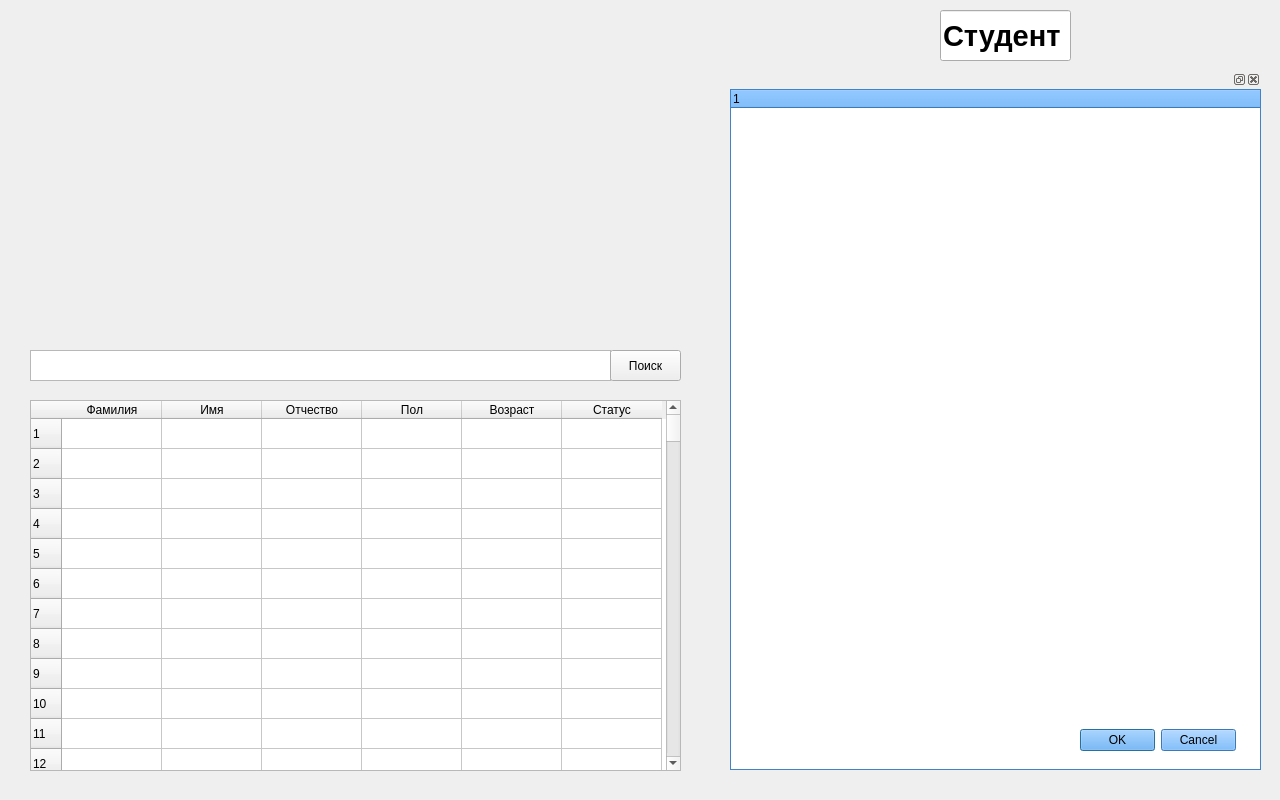
<?xml version="1.0" encoding="UTF-8"?>
<ui version="4.0">
 <class>DialogStudents</class>
 <widget class="QDialog" name="DialogStudents">
  <property name="geometry">
   <rect>
    <x>0</x>
    <y>0</y>
    <width>1280</width>
    <height>800</height>
   </rect>
  </property>
  <property name="windowTitle">
   <string>Dialog</string>
  </property>
  <property name="windowIcon">
   <iconset>
    <normaloff>../../fon_end.png</normaloff>../../fon_end.png</iconset>
  </property>
  <widget class="QLabel" name="label_pageStudents">
   <property name="geometry">
    <rect>
     <x>0</x>
     <y>0</y>
     <width>1280</width>
     <height>800</height>
    </rect>
   </property>
   <property name="text">
    <string/>
   </property>
   <property name="pixmap">
    <pixmap>../../fon_end.png</pixmap>
   </property>
  </widget>
  <widget class="QLineEdit" name="lineEdit">
   <property name="geometry">
    <rect>
     <x>940</x>
     <y>10</y>
     <width>131</width>
     <height>51</height>
    </rect>
   </property>
   <property name="font">
    <font>
     <pointsize>22</pointsize>
     <weight>75</weight>
     <bold>true</bold>
    </font>
   </property>
   <property name="text">
    <string>Студент</string>
   </property>
  </widget>
  <widget class="QTableWidget" name="tableStudents">
   <property name="geometry">
    <rect>
     <x>30</x>
     <y>400</y>
     <width>651</width>
     <height>371</height>
    </rect>
   </property>
   <property name="frameShape">
    <enum>QFrame::StyledPanel</enum>
   </property>
   <property name="frameShadow">
    <enum>QFrame::Raised</enum>
   </property>
   <property name="sizeAdjustPolicy">
    <enum>QAbstractScrollArea::AdjustToContents</enum>
   </property>
   <property name="rowCount">
    <number>1000</number>
   </property>
   <property name="columnCount">
    <number>6</number>
   </property>
   <row/>
   <row/>
   <row/>
   <row/>
   <row/>
   <row/>
   <row/>
   <row/>
   <row/>
   <row/>
   <row/>
   <row/>
   <row/>
   <row/>
   <row/>
   <row/>
   <row/>
   <row/>
   <row/>
   <row/>
   <row/>
   <row/>
   <row/>
   <row/>
   <row/>
   <row/>
   <row/>
   <row/>
   <row/>
   <row/>
   <row/>
   <row/>
   <row/>
   <row/>
   <row/>
   <row/>
   <row/>
   <row/>
   <row/>
   <row/>
   <row/>
   <row/>
   <row/>
   <row/>
   <row/>
   <row/>
   <row/>
   <row/>
   <row/>
   <row/>
   <row/>
   <row/>
   <row/>
   <row/>
   <row/>
   <row/>
   <row/>
   <row/>
   <row/>
   <row/>
   <row/>
   <row/>
   <row/>
   <row/>
   <row/>
   <row/>
   <row/>
   <row/>
   <row/>
   <row/>
   <row/>
   <row/>
   <row/>
   <row/>
   <row/>
   <row/>
   <row/>
   <row/>
   <row/>
   <row/>
   <row/>
   <row/>
   <row/>
   <row/>
   <row/>
   <row/>
   <row/>
   <row/>
   <row/>
   <row/>
   <row/>
   <row/>
   <row/>
   <row/>
   <row/>
   <row/>
   <row/>
   <row/>
   <row/>
   <row/>
   <row/>
   <row/>
   <row/>
   <row/>
   <row/>
   <row/>
   <row/>
   <row/>
   <row/>
   <row/>
   <row/>
   <row/>
   <row/>
   <row/>
   <row/>
   <row/>
   <row/>
   <row/>
   <row/>
   <row/>
   <row/>
   <row/>
   <row/>
   <row/>
   <row/>
   <row/>
   <row/>
   <row/>
   <row/>
   <row/>
   <row/>
   <row/>
   <row/>
   <row/>
   <row/>
   <row/>
   <row/>
   <row/>
   <row/>
   <row/>
   <row/>
   <row/>
   <row/>
   <row/>
   <row/>
   <row/>
   <row/>
   <row/>
   <row/>
   <row/>
   <row/>
   <row/>
   <row/>
   <row/>
   <row/>
   <row/>
   <row/>
   <row/>
   <row/>
   <row/>
   <row/>
   <row/>
   <row/>
   <row/>
   <row/>
   <row/>
   <row/>
   <row/>
   <row/>
   <row/>
   <row/>
   <row/>
   <row/>
   <row/>
   <row/>
   <row/>
   <row/>
   <row/>
   <row/>
   <row/>
   <row/>
   <row/>
   <row/>
   <row/>
   <row/>
   <row/>
   <row/>
   <row/>
   <row/>
   <row/>
   <row/>
   <row/>
   <row/>
   <row/>
   <row/>
   <row/>
   <row/>
   <row/>
   <row/>
   <row/>
   <row/>
   <row/>
   <row/>
   <row/>
   <row/>
   <row/>
   <row/>
   <row/>
   <row/>
   <row/>
   <row/>
   <row/>
   <row/>
   <row/>
   <row/>
   <row/>
   <row/>
   <row/>
   <row/>
   <row/>
   <row/>
   <row/>
   <row/>
   <row/>
   <row/>
   <row/>
   <row/>
   <row/>
   <row/>
   <row/>
   <row/>
   <row/>
   <row/>
   <row/>
   <row/>
   <row/>
   <row/>
   <row/>
   <row/>
   <row/>
   <row/>
   <row/>
   <row/>
   <row/>
   <row/>
   <row/>
   <row/>
   <row/>
   <row/>
   <row/>
   <row/>
   <row/>
   <row/>
   <row/>
   <row/>
   <row/>
   <row/>
   <row/>
   <row/>
   <row/>
   <row/>
   <row/>
   <row/>
   <row/>
   <row/>
   <row/>
   <row/>
   <row/>
   <row/>
   <row/>
   <row/>
   <row/>
   <row/>
   <row/>
   <row/>
   <row/>
   <row/>
   <row/>
   <row/>
   <row/>
   <row/>
   <row/>
   <row/>
   <row/>
   <row/>
   <row/>
   <row/>
   <row/>
   <row/>
   <row/>
   <row/>
   <row/>
   <row/>
   <row/>
   <row/>
   <row/>
   <row/>
   <row/>
   <row/>
   <row/>
   <row/>
   <row/>
   <row/>
   <row/>
   <row/>
   <row/>
   <row/>
   <row/>
   <row/>
   <row/>
   <row/>
   <row/>
   <row/>
   <row/>
   <row/>
   <row/>
   <row/>
   <row/>
   <row/>
   <row/>
   <row/>
   <row/>
   <row/>
   <row/>
   <row/>
   <row/>
   <row/>
   <row/>
   <row/>
   <row/>
   <row/>
   <row/>
   <row/>
   <row/>
   <row/>
   <row/>
   <row/>
   <row/>
   <row/>
   <row/>
   <row/>
   <row/>
   <row/>
   <row/>
   <row/>
   <row/>
   <row/>
   <row/>
   <row/>
   <row/>
   <row/>
   <row/>
   <row/>
   <row/>
   <row/>
   <row/>
   <row/>
   <row/>
   <row/>
   <row/>
   <row/>
   <row/>
   <row/>
   <row/>
   <row/>
   <row/>
   <row/>
   <row/>
   <row/>
   <row/>
   <row/>
   <row/>
   <row/>
   <row/>
   <row/>
   <row/>
   <row/>
   <row/>
   <row/>
   <row/>
   <row/>
   <row/>
   <row/>
   <row/>
   <row/>
   <row/>
   <row/>
   <row/>
   <row/>
   <row/>
   <row/>
   <row/>
   <row/>
   <row/>
   <row/>
   <row/>
   <row/>
   <row/>
   <row/>
   <row/>
   <row/>
   <row/>
   <row/>
   <row/>
   <row/>
   <row/>
   <row/>
   <row/>
   <row/>
   <row/>
   <row/>
   <row/>
   <row/>
   <row/>
   <row/>
   <row/>
   <row/>
   <row/>
   <row/>
   <row/>
   <row/>
   <row/>
   <row/>
   <row/>
   <row/>
   <row/>
   <row/>
   <row/>
   <row/>
   <row/>
   <row/>
   <row/>
   <row/>
   <row/>
   <row/>
   <row/>
   <row/>
   <row/>
   <row/>
   <row/>
   <row/>
   <row/>
   <row/>
   <row/>
   <row/>
   <row/>
   <row/>
   <row/>
   <row/>
   <row/>
   <row/>
   <row/>
   <row/>
   <row/>
   <row/>
   <row/>
   <row/>
   <row/>
   <row/>
   <row/>
   <row/>
   <row/>
   <row/>
   <row/>
   <row/>
   <row/>
   <row/>
   <row/>
   <row/>
   <row/>
   <row/>
   <row/>
   <row/>
   <row/>
   <row/>
   <row/>
   <row/>
   <row/>
   <row/>
   <row/>
   <row/>
   <row/>
   <row/>
   <row/>
   <row/>
   <row/>
   <row/>
   <row/>
   <row/>
   <row/>
   <row/>
   <row/>
   <row/>
   <row/>
   <row/>
   <row/>
   <row/>
   <row/>
   <row/>
   <row/>
   <row/>
   <row/>
   <row/>
   <row/>
   <row/>
   <row/>
   <row/>
   <row/>
   <row/>
   <row/>
   <row/>
   <row/>
   <row/>
   <row/>
   <row/>
   <row/>
   <row/>
   <row/>
   <row/>
   <row/>
   <row/>
   <row/>
   <row/>
   <row/>
   <row/>
   <row/>
   <row/>
   <row/>
   <row/>
   <row/>
   <row/>
   <row/>
   <row/>
   <row/>
   <row/>
   <row/>
   <row/>
   <row/>
   <row/>
   <row/>
   <row/>
   <row/>
   <row/>
   <row/>
   <row/>
   <row/>
   <row/>
   <row/>
   <row/>
   <row/>
   <row/>
   <row/>
   <row/>
   <row/>
   <row/>
   <row/>
   <row/>
   <row/>
   <row/>
   <row/>
   <row/>
   <row/>
   <row/>
   <row/>
   <row/>
   <row/>
   <row/>
   <row/>
   <row/>
   <row/>
   <row/>
   <row/>
   <row/>
   <row/>
   <row/>
   <row/>
   <row/>
   <row/>
   <row/>
   <row/>
   <row/>
   <row/>
   <row/>
   <row/>
   <row/>
   <row/>
   <row/>
   <row/>
   <row/>
   <row/>
   <row/>
   <row/>
   <row/>
   <row/>
   <row/>
   <row/>
   <row/>
   <row/>
   <row/>
   <row/>
   <row/>
   <row/>
   <row/>
   <row/>
   <row/>
   <row/>
   <row/>
   <row/>
   <row/>
   <row/>
   <row/>
   <row/>
   <row/>
   <row/>
   <row/>
   <row/>
   <row/>
   <row/>
   <row/>
   <row/>
   <row/>
   <row/>
   <row/>
   <row/>
   <row/>
   <row/>
   <row/>
   <row/>
   <row/>
   <row/>
   <row/>
   <row/>
   <row/>
   <row/>
   <row/>
   <row/>
   <row/>
   <row/>
   <row/>
   <row/>
   <row/>
   <row/>
   <row/>
   <row/>
   <row/>
   <row/>
   <row/>
   <row/>
   <row/>
   <row/>
   <row/>
   <row/>
   <row/>
   <row/>
   <row/>
   <row/>
   <row/>
   <row/>
   <row/>
   <row/>
   <row/>
   <row/>
   <row/>
   <row/>
   <row/>
   <row/>
   <row/>
   <row/>
   <row/>
   <row/>
   <row/>
   <row/>
   <row/>
   <row/>
   <row/>
   <row/>
   <row/>
   <row/>
   <row/>
   <row/>
   <row/>
   <row/>
   <row/>
   <row/>
   <row/>
   <row/>
   <row/>
   <row/>
   <row/>
   <row/>
   <row/>
   <row/>
   <row/>
   <row/>
   <row/>
   <row/>
   <row/>
   <row/>
   <row/>
   <row/>
   <row/>
   <row/>
   <row/>
   <row/>
   <row/>
   <row/>
   <row/>
   <row/>
   <row/>
   <row/>
   <row/>
   <row/>
   <row/>
   <row/>
   <row/>
   <row/>
   <row/>
   <row/>
   <row/>
   <row/>
   <row/>
   <row/>
   <row/>
   <row/>
   <row/>
   <row/>
   <row/>
   <row/>
   <row/>
   <row/>
   <row/>
   <row/>
   <row/>
   <row/>
   <row/>
   <row/>
   <row/>
   <row/>
   <row/>
   <row/>
   <row/>
   <row/>
   <row/>
   <row/>
   <row/>
   <row/>
   <row/>
   <row/>
   <row/>
   <row/>
   <row/>
   <row/>
   <row/>
   <row/>
   <row/>
   <row/>
   <row/>
   <row/>
   <row/>
   <row/>
   <row/>
   <row/>
   <row/>
   <row/>
   <row/>
   <row/>
   <row/>
   <row/>
   <row/>
   <row/>
   <row/>
   <row/>
   <row/>
   <row/>
   <row/>
   <row/>
   <row/>
   <row/>
   <row/>
   <row/>
   <row/>
   <row/>
   <row/>
   <row/>
   <row/>
   <row/>
   <row/>
   <row/>
   <row/>
   <row/>
   <row/>
   <row/>
   <row/>
   <row/>
   <row/>
   <row/>
   <row/>
   <row/>
   <row/>
   <row/>
   <row/>
   <row/>
   <row/>
   <row/>
   <row/>
   <row/>
   <row/>
   <row/>
   <row/>
   <row/>
   <row/>
   <row/>
   <row/>
   <row/>
   <row/>
   <row/>
   <row/>
   <row/>
   <row/>
   <row/>
   <row/>
   <row/>
   <row/>
   <row/>
   <row/>
   <row/>
   <row/>
   <row/>
   <row/>
   <row/>
   <row/>
   <row/>
   <row/>
   <row/>
   <row/>
   <row/>
   <row/>
   <row/>
   <row/>
   <row/>
   <row/>
   <row/>
   <row/>
   <row/>
   <row/>
   <row/>
   <row/>
   <row/>
   <row/>
   <row/>
   <row/>
   <row/>
   <row/>
   <row/>
   <row/>
   <row/>
   <row/>
   <row/>
   <row/>
   <row/>
   <row/>
   <row/>
   <row/>
   <row/>
   <row/>
   <row/>
   <row/>
   <row/>
   <row/>
   <row/>
   <row/>
   <row/>
   <row/>
   <row/>
   <row/>
   <row/>
   <row/>
   <row/>
   <row/>
   <row/>
   <row/>
   <row/>
   <row/>
   <row/>
   <row/>
   <row/>
   <row/>
   <row/>
   <row/>
   <row/>
   <row/>
   <row/>
   <row/>
   <row/>
   <row/>
   <row/>
   <row/>
   <row/>
   <row/>
   <row/>
   <row/>
   <row/>
   <row/>
   <row/>
   <row/>
   <row/>
   <row/>
   <row/>
   <row/>
   <row/>
   <row/>
   <row/>
   <row/>
   <row/>
   <row/>
   <row/>
   <row/>
   <row/>
   <row/>
   <row/>
   <row/>
   <row/>
   <row/>
   <row/>
   <row/>
   <row/>
   <row/>
   <row/>
   <row/>
   <row/>
   <row/>
   <row/>
   <row/>
   <row/>
   <row/>
   <row/>
   <row/>
   <row/>
   <row/>
   <row/>
   <row/>
   <row/>
   <row/>
   <row/>
   <row/>
   <row/>
   <row/>
   <row/>
   <row/>
   <row/>
   <row/>
   <row/>
   <row/>
   <row/>
   <row/>
   <row/>
   <row/>
   <row/>
   <row/>
   <row/>
   <row/>
   <row/>
   <row/>
   <row/>
   <row/>
   <row/>
   <row/>
   <row/>
   <row/>
   <row/>
   <row/>
   <row/>
   <row/>
   <row/>
   <row/>
   <row/>
   <row/>
   <row/>
   <row/>
   <row/>
   <row/>
   <row/>
   <row/>
   <row/>
   <row/>
   <row/>
   <row/>
   <row/>
   <row/>
   <row/>
   <row/>
   <row/>
   <row/>
   <row/>
   <row/>
   <row/>
   <row/>
   <row/>
   <row/>
   <row/>
   <column>
    <property name="text">
     <string>Фамилия</string>
    </property>
   </column>
   <column>
    <property name="text">
     <string>Имя</string>
    </property>
   </column>
   <column>
    <property name="text">
     <string>Отчество</string>
    </property>
   </column>
   <column>
    <property name="text">
     <string>Пол</string>
    </property>
   </column>
   <column>
    <property name="text">
     <string>Возраст</string>
    </property>
   </column>
   <column>
    <property name="text">
     <string>Статус</string>
    </property>
   </column>
  </widget>
  <widget class="QTextEdit" name="textSearch">
   <property name="geometry">
    <rect>
     <x>30</x>
     <y>350</y>
     <width>581</width>
     <height>31</height>
    </rect>
   </property>
   <property name="cursor" stdset="0">
    <cursorShape>IBeamCursor</cursorShape>
   </property>
   <property name="mouseTracking">
    <bool>false</bool>
   </property>
   <property name="tabletTracking">
    <bool>false</bool>
   </property>
   <property name="focusPolicy">
    <enum>Qt::NoFocus</enum>
   </property>
   <property name="contextMenuPolicy">
    <enum>Qt::NoContextMenu</enum>
   </property>
   <property name="inputMethodHints">
    <set>Qt::ImhMultiLine</set>
   </property>
   <property name="frameShape">
    <enum>QFrame::StyledPanel</enum>
   </property>
   <property name="placeholderText">
    <string/>
   </property>
  </widget>
  <widget class="QPushButton" name="buttonSearch">
   <property name="geometry">
    <rect>
     <x>610</x>
     <y>350</y>
     <width>71</width>
     <height>31</height>
    </rect>
   </property>
   <property name="text">
    <string>Поиск</string>
   </property>
  </widget>
  <widget class="QDockWidget" name="dockWidget">
   <property name="geometry">
    <rect>
     <x>730</x>
     <y>70</y>
     <width>531</width>
     <height>701</height>
    </rect>
   </property>
   <property name="palette">
    <palette>
     <active>
      <colorrole role="WindowText">
       <brush brushstyle="SolidPattern">
        <color alpha="255">
         <red>0</red>
         <green>0</green>
         <blue>0</blue>
        </color>
       </brush>
      </colorrole>
      <colorrole role="Button">
       <brush brushstyle="SolidPattern">
        <color alpha="255">
         <red>85</red>
         <green>170</green>
         <blue>255</blue>
        </color>
       </brush>
      </colorrole>
      <colorrole role="Light">
       <brush brushstyle="SolidPattern">
        <color alpha="255">
         <red>213</red>
         <green>234</green>
         <blue>255</blue>
        </color>
       </brush>
      </colorrole>
      <colorrole role="Midlight">
       <brush brushstyle="SolidPattern">
        <color alpha="255">
         <red>149</red>
         <green>202</green>
         <blue>255</blue>
        </color>
       </brush>
      </colorrole>
      <colorrole role="Dark">
       <brush brushstyle="SolidPattern">
        <color alpha="255">
         <red>42</red>
         <green>85</green>
         <blue>127</blue>
        </color>
       </brush>
      </colorrole>
      <colorrole role="Mid">
       <brush brushstyle="SolidPattern">
        <color alpha="255">
         <red>56</red>
         <green>113</green>
         <blue>170</blue>
        </color>
       </brush>
      </colorrole>
      <colorrole role="Text">
       <brush brushstyle="SolidPattern">
        <color alpha="255">
         <red>0</red>
         <green>0</green>
         <blue>0</blue>
        </color>
       </brush>
      </colorrole>
      <colorrole role="BrightText">
       <brush brushstyle="SolidPattern">
        <color alpha="255">
         <red>255</red>
         <green>255</green>
         <blue>255</blue>
        </color>
       </brush>
      </colorrole>
      <colorrole role="ButtonText">
       <brush brushstyle="SolidPattern">
        <color alpha="255">
         <red>0</red>
         <green>0</green>
         <blue>0</blue>
        </color>
       </brush>
      </colorrole>
      <colorrole role="Base">
       <brush brushstyle="SolidPattern">
        <color alpha="255">
         <red>255</red>
         <green>255</green>
         <blue>255</blue>
        </color>
       </brush>
      </colorrole>
      <colorrole role="Window">
       <brush brushstyle="SolidPattern">
        <color alpha="255">
         <red>85</red>
         <green>170</green>
         <blue>255</blue>
        </color>
       </brush>
      </colorrole>
      <colorrole role="Shadow">
       <brush brushstyle="SolidPattern">
        <color alpha="255">
         <red>0</red>
         <green>0</green>
         <blue>0</blue>
        </color>
       </brush>
      </colorrole>
      <colorrole role="AlternateBase">
       <brush brushstyle="SolidPattern">
        <color alpha="255">
         <red>170</red>
         <green>212</green>
         <blue>255</blue>
        </color>
       </brush>
      </colorrole>
      <colorrole role="ToolTipBase">
       <brush brushstyle="SolidPattern">
        <color alpha="255">
         <red>255</red>
         <green>255</green>
         <blue>220</blue>
        </color>
       </brush>
      </colorrole>
      <colorrole role="ToolTipText">
       <brush brushstyle="SolidPattern">
        <color alpha="255">
         <red>0</red>
         <green>0</green>
         <blue>0</blue>
        </color>
       </brush>
      </colorrole>
      <colorrole role="PlaceholderText">
       <brush brushstyle="SolidPattern">
        <color alpha="128">
         <red>0</red>
         <green>0</green>
         <blue>0</blue>
        </color>
       </brush>
      </colorrole>
     </active>
     <inactive>
      <colorrole role="WindowText">
       <brush brushstyle="SolidPattern">
        <color alpha="255">
         <red>0</red>
         <green>0</green>
         <blue>0</blue>
        </color>
       </brush>
      </colorrole>
      <colorrole role="Button">
       <brush brushstyle="SolidPattern">
        <color alpha="255">
         <red>85</red>
         <green>170</green>
         <blue>255</blue>
        </color>
       </brush>
      </colorrole>
      <colorrole role="Light">
       <brush brushstyle="SolidPattern">
        <color alpha="255">
         <red>213</red>
         <green>234</green>
         <blue>255</blue>
        </color>
       </brush>
      </colorrole>
      <colorrole role="Midlight">
       <brush brushstyle="SolidPattern">
        <color alpha="255">
         <red>149</red>
         <green>202</green>
         <blue>255</blue>
        </color>
       </brush>
      </colorrole>
      <colorrole role="Dark">
       <brush brushstyle="SolidPattern">
        <color alpha="255">
         <red>42</red>
         <green>85</green>
         <blue>127</blue>
        </color>
       </brush>
      </colorrole>
      <colorrole role="Mid">
       <brush brushstyle="SolidPattern">
        <color alpha="255">
         <red>56</red>
         <green>113</green>
         <blue>170</blue>
        </color>
       </brush>
      </colorrole>
      <colorrole role="Text">
       <brush brushstyle="SolidPattern">
        <color alpha="255">
         <red>0</red>
         <green>0</green>
         <blue>0</blue>
        </color>
       </brush>
      </colorrole>
      <colorrole role="BrightText">
       <brush brushstyle="SolidPattern">
        <color alpha="255">
         <red>255</red>
         <green>255</green>
         <blue>255</blue>
        </color>
       </brush>
      </colorrole>
      <colorrole role="ButtonText">
       <brush brushstyle="SolidPattern">
        <color alpha="255">
         <red>0</red>
         <green>0</green>
         <blue>0</blue>
        </color>
       </brush>
      </colorrole>
      <colorrole role="Base">
       <brush brushstyle="SolidPattern">
        <color alpha="255">
         <red>255</red>
         <green>255</green>
         <blue>255</blue>
        </color>
       </brush>
      </colorrole>
      <colorrole role="Window">
       <brush brushstyle="SolidPattern">
        <color alpha="255">
         <red>85</red>
         <green>170</green>
         <blue>255</blue>
        </color>
       </brush>
      </colorrole>
      <colorrole role="Shadow">
       <brush brushstyle="SolidPattern">
        <color alpha="255">
         <red>0</red>
         <green>0</green>
         <blue>0</blue>
        </color>
       </brush>
      </colorrole>
      <colorrole role="AlternateBase">
       <brush brushstyle="SolidPattern">
        <color alpha="255">
         <red>170</red>
         <green>212</green>
         <blue>255</blue>
        </color>
       </brush>
      </colorrole>
      <colorrole role="ToolTipBase">
       <brush brushstyle="SolidPattern">
        <color alpha="255">
         <red>255</red>
         <green>255</green>
         <blue>220</blue>
        </color>
       </brush>
      </colorrole>
      <colorrole role="ToolTipText">
       <brush brushstyle="SolidPattern">
        <color alpha="255">
         <red>0</red>
         <green>0</green>
         <blue>0</blue>
        </color>
       </brush>
      </colorrole>
      <colorrole role="PlaceholderText">
       <brush brushstyle="SolidPattern">
        <color alpha="128">
         <red>0</red>
         <green>0</green>
         <blue>0</blue>
        </color>
       </brush>
      </colorrole>
     </inactive>
     <disabled>
      <colorrole role="WindowText">
       <brush brushstyle="SolidPattern">
        <color alpha="255">
         <red>42</red>
         <green>85</green>
         <blue>127</blue>
        </color>
       </brush>
      </colorrole>
      <colorrole role="Button">
       <brush brushstyle="SolidPattern">
        <color alpha="255">
         <red>85</red>
         <green>170</green>
         <blue>255</blue>
        </color>
       </brush>
      </colorrole>
      <colorrole role="Light">
       <brush brushstyle="SolidPattern">
        <color alpha="255">
         <red>213</red>
         <green>234</green>
         <blue>255</blue>
        </color>
       </brush>
      </colorrole>
      <colorrole role="Midlight">
       <brush brushstyle="SolidPattern">
        <color alpha="255">
         <red>149</red>
         <green>202</green>
         <blue>255</blue>
        </color>
       </brush>
      </colorrole>
      <colorrole role="Dark">
       <brush brushstyle="SolidPattern">
        <color alpha="255">
         <red>42</red>
         <green>85</green>
         <blue>127</blue>
        </color>
       </brush>
      </colorrole>
      <colorrole role="Mid">
       <brush brushstyle="SolidPattern">
        <color alpha="255">
         <red>56</red>
         <green>113</green>
         <blue>170</blue>
        </color>
       </brush>
      </colorrole>
      <colorrole role="Text">
       <brush brushstyle="SolidPattern">
        <color alpha="255">
         <red>42</red>
         <green>85</green>
         <blue>127</blue>
        </color>
       </brush>
      </colorrole>
      <colorrole role="BrightText">
       <brush brushstyle="SolidPattern">
        <color alpha="255">
         <red>255</red>
         <green>255</green>
         <blue>255</blue>
        </color>
       </brush>
      </colorrole>
      <colorrole role="ButtonText">
       <brush brushstyle="SolidPattern">
        <color alpha="255">
         <red>42</red>
         <green>85</green>
         <blue>127</blue>
        </color>
       </brush>
      </colorrole>
      <colorrole role="Base">
       <brush brushstyle="SolidPattern">
        <color alpha="255">
         <red>85</red>
         <green>170</green>
         <blue>255</blue>
        </color>
       </brush>
      </colorrole>
      <colorrole role="Window">
       <brush brushstyle="SolidPattern">
        <color alpha="255">
         <red>85</red>
         <green>170</green>
         <blue>255</blue>
        </color>
       </brush>
      </colorrole>
      <colorrole role="Shadow">
       <brush brushstyle="SolidPattern">
        <color alpha="255">
         <red>0</red>
         <green>0</green>
         <blue>0</blue>
        </color>
       </brush>
      </colorrole>
      <colorrole role="AlternateBase">
       <brush brushstyle="SolidPattern">
        <color alpha="255">
         <red>85</red>
         <green>170</green>
         <blue>255</blue>
        </color>
       </brush>
      </colorrole>
      <colorrole role="ToolTipBase">
       <brush brushstyle="SolidPattern">
        <color alpha="255">
         <red>255</red>
         <green>255</green>
         <blue>220</blue>
        </color>
       </brush>
      </colorrole>
      <colorrole role="ToolTipText">
       <brush brushstyle="SolidPattern">
        <color alpha="255">
         <red>0</red>
         <green>0</green>
         <blue>0</blue>
        </color>
       </brush>
      </colorrole>
      <colorrole role="PlaceholderText">
       <brush brushstyle="SolidPattern">
        <color alpha="128">
         <red>0</red>
         <green>0</green>
         <blue>0</blue>
        </color>
       </brush>
      </colorrole>
     </disabled>
    </palette>
   </property>
   <property name="acceptDrops">
    <bool>false</bool>
   </property>
   <property name="floating">
    <bool>false</bool>
   </property>
   <widget class="QWidget" name="dockWidgetContents">
    <widget class="QTreeWidget" name="treeWidget">
     <property name="geometry">
      <rect>
       <x>0</x>
       <y>0</y>
       <width>531</width>
       <height>681</height>
      </rect>
     </property>
    </widget>
    <widget class="QDialogButtonBox" name="buttonBox">
     <property name="geometry">
      <rect>
       <x>350</x>
       <y>640</y>
       <width>156</width>
       <height>23</height>
      </rect>
     </property>
     <property name="standardButtons">
      <set>QDialogButtonBox::Cancel|QDialogButtonBox::Ok</set>
     </property>
    </widget>
    <widget class="QLabel" name="label">
     <property name="geometry">
      <rect>
       <x>160</x>
       <y>0</y>
       <width>227</width>
       <height>242</height>
      </rect>
     </property>
     <property name="text">
      <string/>
     </property>
     <property name="pixmap">
      <pixmap>../../картинки/Photo.png</pixmap>
     </property>
    </widget>
   </widget>
  </widget>
  <widget class="QPushButton" name="buttonBack">
   <property name="geometry">
    <rect>
     <x>19</x>
     <y>6</y>
     <width>271</width>
     <height>265</height>
    </rect>
   </property>
   <property name="text">
    <string/>
   </property>
   <property name="flat">
    <bool>true</bool>
   </property>
  </widget>
 </widget>
 <resources/>
 <connections/>
</ui>
